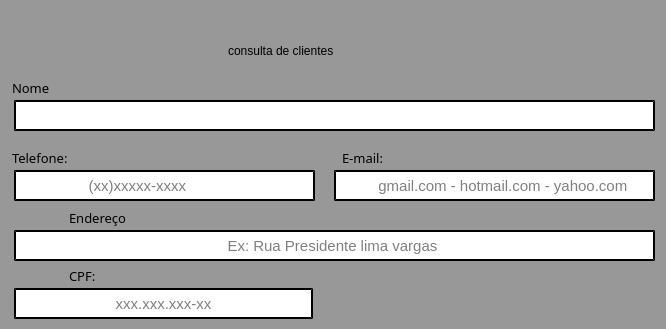
<?xml version="1.0" encoding="UTF-8"?>
<ui version="4.0">
 <class>MainWindow</class>
 <widget class="QMainWindow" name="MainWindow">
  <property name="geometry">
   <rect>
    <x>0</x>
    <y>0</y>
    <width>666</width>
    <height>329</height>
   </rect>
  </property>
  <property name="windowTitle">
   <string>MainWindow</string>
  </property>
  <property name="styleSheet">
   <string notr="true">background-color: rgb(152, 152, 152);</string>
  </property>
  <widget class="QWidget" name="centralwidget">
   <widget class="QLineEdit" name="lineTelefone">
    <property name="geometry">
     <rect>
      <x>14</x>
      <y>170</y>
      <width>301</width>
      <height>31</height>
     </rect>
    </property>
    <property name="font">
     <font>
      <pointsize>11</pointsize>
      <weight>50</weight>
      <italic>false</italic>
      <bold>false</bold>
     </font>
    </property>
    <property name="mouseTracking">
     <bool>false</bool>
    </property>
    <property name="tabletTracking">
     <bool>true</bool>
    </property>
    <property name="toolTip">
     <string>&lt;html&gt;&lt;head/&gt;&lt;body&gt;&lt;p&gt;&lt;br/&gt;&lt;/p&gt;&lt;/body&gt;&lt;/html&gt;</string>
    </property>
    <property name="styleSheet">
     <string notr="true">background-color: rgb(255, 255, 255);
border-radius: 0px;
border-style: outset; 
border-width: 2px; </string>
    </property>
    <property name="text">
     <string/>
    </property>
    <property name="alignment">
     <set>Qt::AlignLeading|Qt::AlignLeft|Qt::AlignVCenter</set>
    </property>
    <property name="placeholderText">
     <string>                 (xx)xxxxx-xxxx</string>
    </property>
   </widget>
   <widget class="QLineEdit" name="linecpf">
    <property name="geometry">
     <rect>
      <x>14</x>
      <y>288</y>
      <width>299</width>
      <height>31</height>
     </rect>
    </property>
    <property name="font">
     <font>
      <pointsize>11</pointsize>
     </font>
    </property>
    <property name="styleSheet">
     <string notr="true">background-color: rgb(255, 255, 255);
border-radius: 0px;
border-style: outset; 
border-width: 2px; </string>
    </property>
    <property name="echoMode">
     <enum>QLineEdit::Normal</enum>
    </property>
    <property name="cursorPosition">
     <number>0</number>
    </property>
    <property name="alignment">
     <set>Qt::AlignCenter</set>
    </property>
    <property name="placeholderText">
     <string>xxx.xxx.xxx-xx</string>
    </property>
   </widget>
   <widget class="QLabel" name="lb_telefone_3">
    <property name="geometry">
     <rect>
      <x>69</x>
      <y>210</y>
      <width>111</width>
      <height>16</height>
     </rect>
    </property>
    <property name="font">
     <font>
      <family>Arial Black</family>
      <pointsize>10</pointsize>
      <weight>10</weight>
      <italic>false</italic>
      <bold>false</bold>
     </font>
    </property>
    <property name="mouseTracking">
     <bool>false</bool>
    </property>
    <property name="styleSheet">
     <string notr="true">font: 87 10pt &quot;Arial Black&quot;;
color: rgb(0, 0, 0);
background-color: rgb(152, 152, 152);
</string>
    </property>
    <property name="text">
     <string>Endereço</string>
    </property>
   </widget>
   <widget class="QLabel" name="label">
    <property name="geometry">
     <rect>
      <x>228</x>
      <y>20</y>
      <width>229</width>
      <height>61</height>
     </rect>
    </property>
    <property name="styleSheet">
     <string notr="true">font: 87 15pt &quot;Arial Black&quot;;
color: rgb(0, 0, 0);
background-color: rgb(152, 152, 152);

</string>
    </property>
    <property name="text">
     <string>consulta de clientes</string>
    </property>
   </widget>
   <widget class="QLineEdit" name="lineNome">
    <property name="geometry">
     <rect>
      <x>14</x>
      <y>100</y>
      <width>641</width>
      <height>31</height>
     </rect>
    </property>
    <property name="font">
     <font>
      <pointsize>11</pointsize>
      <weight>50</weight>
      <bold>false</bold>
     </font>
    </property>
    <property name="mouseTracking">
     <bool>false</bool>
    </property>
    <property name="tabletTracking">
     <bool>true</bool>
    </property>
    <property name="styleSheet">
     <string notr="true">background-color: rgb(255, 255, 255);
border-radius: 0px;
border-style: outset; 
border-width: 2px; </string>
    </property>
    <property name="alignment">
     <set>Qt::AlignCenter</set>
    </property>
   </widget>
   <widget class="QLabel" name="lb_telefone_5">
    <property name="geometry">
     <rect>
      <x>69</x>
      <y>268</y>
      <width>111</width>
      <height>16</height>
     </rect>
    </property>
    <property name="font">
     <font>
      <family>Arial Black</family>
      <pointsize>10</pointsize>
      <weight>10</weight>
      <italic>false</italic>
      <bold>false</bold>
     </font>
    </property>
    <property name="mouseTracking">
     <bool>false</bool>
    </property>
    <property name="styleSheet">
     <string notr="true">font: 87 10pt &quot;Arial Black&quot;;
color: rgb(0, 0, 0);
background-color: rgb(152, 152, 152);
</string>
    </property>
    <property name="text">
     <string>CPF:</string>
    </property>
   </widget>
   <widget class="QLabel" name="lb_telefone">
    <property name="geometry">
     <rect>
      <x>12</x>
      <y>150</y>
      <width>61</width>
      <height>16</height>
     </rect>
    </property>
    <property name="font">
     <font>
      <family>Arial Black</family>
      <pointsize>10</pointsize>
      <weight>10</weight>
      <italic>false</italic>
      <bold>false</bold>
     </font>
    </property>
    <property name="mouseTracking">
     <bool>false</bool>
    </property>
    <property name="styleSheet">
     <string notr="true">font: 87 10pt &quot;Arial Black&quot;;
color: rgb(0, 0, 0);
background-color: rgb(152, 152, 152);

</string>
    </property>
    <property name="text">
     <string>Telefone:</string>
    </property>
   </widget>
   <widget class="QLabel" name="tx_nome">
    <property name="geometry">
     <rect>
      <x>12</x>
      <y>80</y>
      <width>51</width>
      <height>16</height>
     </rect>
    </property>
    <property name="font">
     <font>
      <family>Arial Black</family>
      <pointsize>10</pointsize>
      <weight>10</weight>
      <italic>false</italic>
      <bold>false</bold>
     </font>
    </property>
    <property name="mouseTracking">
     <bool>false</bool>
    </property>
    <property name="styleSheet">
     <string notr="true">font: 87 10pt &quot;Arial Black&quot;;
color: rgb(0, 0, 0);
background-color: rgb(152, 152, 152);

</string>
    </property>
    <property name="text">
     <string>Nome</string>
    </property>
   </widget>
   <widget class="QLineEdit" name="lineEmail">
    <property name="geometry">
     <rect>
      <x>334</x>
      <y>170</y>
      <width>321</width>
      <height>31</height>
     </rect>
    </property>
    <property name="font">
     <font>
      <pointsize>11</pointsize>
      <weight>50</weight>
      <bold>false</bold>
     </font>
    </property>
    <property name="mouseTracking">
     <bool>false</bool>
    </property>
    <property name="tabletTracking">
     <bool>true</bool>
    </property>
    <property name="styleSheet">
     <string notr="true">background-color: rgb(255, 255, 255);
border-radius: 0px;
border-style: outset; 
border-width: 2px; </string>
    </property>
    <property name="alignment">
     <set>Qt::AlignCenter</set>
    </property>
    <property name="placeholderText">
     <string>    gmail.com - hotmail.com - yahoo.com</string>
    </property>
   </widget>
   <widget class="QLineEdit" name="lineEndereco">
    <property name="geometry">
     <rect>
      <x>14</x>
      <y>230</y>
      <width>641</width>
      <height>31</height>
     </rect>
    </property>
    <property name="font">
     <font>
      <pointsize>11</pointsize>
      <weight>50</weight>
      <italic>false</italic>
      <bold>false</bold>
      <underline>false</underline>
      <strikeout>false</strikeout>
      <kerning>false</kerning>
     </font>
    </property>
    <property name="styleSheet">
     <string notr="true">background-color: rgb(255, 255, 255);
border-radius: 0px;
border-style: outset; 
border-width: 2px; </string>
    </property>
    <property name="alignment">
     <set>Qt::AlignCenter</set>
    </property>
    <property name="placeholderText">
     <string>Ex: Rua Presidente lima vargas </string>
    </property>
   </widget>
   <widget class="QLabel" name="lb_telefone_2">
    <property name="enabled">
     <bool>true</bool>
    </property>
    <property name="geometry">
     <rect>
      <x>342</x>
      <y>150</y>
      <width>61</width>
      <height>16</height>
     </rect>
    </property>
    <property name="font">
     <font>
      <family>Arial Black</family>
      <pointsize>10</pointsize>
      <weight>10</weight>
      <italic>false</italic>
      <bold>false</bold>
     </font>
    </property>
    <property name="mouseTracking">
     <bool>false</bool>
    </property>
    <property name="styleSheet">
     <string notr="true">font: 87 10pt &quot;Arial Black&quot;;
color: rgb(0, 0, 0);

background-color: rgb(152, 152, 152);</string>
    </property>
    <property name="text">
     <string>E-mail:</string>
    </property>
   </widget>
  </widget>
 </widget>
 <resources/>
 <connections/>
</ui>
